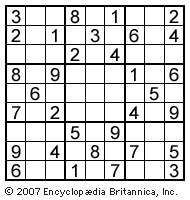
#> input picture Day8/sudoku.jpg, 190 x 200 px
$ python Hough_Line_P_Transform.py
#> lines starting #> are read from the running program, lines starting #| are printed output that depends on the picture
import numpy as np
import cv2

img = cv2.imread('sudoku.jpg',0)
#> img is the input picture: shape (200, 190); min 0, max 255, mean 209.6

# FINDING EDGES
edges = cv2.Canny(img , 50 ,150 ,apertureSize=3)
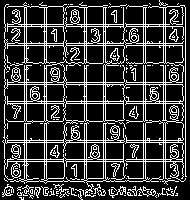
#> edges: shape (200, 190); 22.1% white in thin lines or dots
cv2.imshow('edge' , edges)
# Lines
# 2nd arg is rho(distance resolution in Pixels) , 3rd is theta(angle resolutions in radiance) , 4rth is threshold
lines = cv2.HoughLinesP(edges , 1 , np.pi /180 , 100 , minLineLength=100 , maxLineGap=10)
#> lines = 30 rows, first 6: [163, 194, 163, 3], [145, 194, 145, 5], [143, 194, 143, 5], [105, 180, 105, 5], [44, 195, 44, 5], [165, 182, 165, 3]
for line in lines:
	x1 , y1 ,x2 , y2 = line[0]
	cv2.line(img , (x1,y1) , (x2,y2) , (0,0,255) , 2)
#> this loop made 30 passes
#> (x1, y1, x2, y2) on passes 1 to 12: (163, 194, 163, 3), (145, 194, 145, 5), (143, 194, 143, 5), (105, 180, 105, 5), (44, 195, 44, 5), (165, 182, 165, 3), (26, 195, 26, 3), (103, 195, 103, 5), (3, 140, 185, 140), (24, 195, 24, 3), (185, 179, 185, 7), (84, 182, 84, 5)
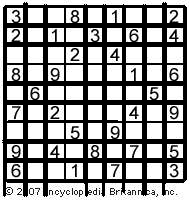
#> img: shape (200, 190); min 0, max 255, mean 148.1

cv2.imshow('Image' , img)
cv2.waitKey(0)
cv2.destroyAllWindows()
